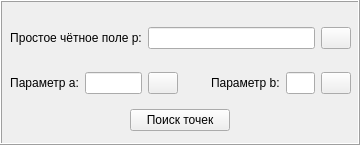
        <widget class="QFrame" name="frame">
         <property name="enabled">
          <bool>true</bool>
         </property>
         <property name="minimumSize">
          <size>
           <width>355</width>
           <height>140</height>
          </size>
         </property>
         <property name="frameShape">
          <enum>QFrame::Box</enum>
         </property>
         <property name="frameShadow">
          <enum>QFrame::Raised</enum>
         </property>
         <widget class="QWidget" name="gridLayoutWidget_2">
          <property name="geometry">
           <rect>
            <x>10</x>
            <y>10</y>
            <width>341</width>
            <height>101</height>
           </rect>
          </property>
          <layout class="QGridLayout" name="gridLayout_2" columnstretch="1,0,0,0,0,0,0">
           <item row="1" column="4">
            <widget class="QLabel" name="label_5">
             <property name="text">
              <string>Параметр b:</string>
             </property>
            </widget>
           </item>
           <item row="1" column="1">
            <widget class="QLineEdit" name="parameterALineEdit"/>
           </item>
           <item row="1" column="5">
            <widget class="QLineEdit" name="parameterBLineEdit"/>
           </item>
           <item row="1" column="2">
            <widget class="QPushButton" name="parameterAButton">
             <property name="maximumSize">
              <size>
               <width>30</width>
               <height>16777215</height>
              </size>
             </property>
             <property name="text">
              <string/>
             </property>
             <property name="icon">
              <iconset>
               <normaloff>play.png</normaloff>play.png</iconset>
             </property>
             <property name="autoDefault">
              <bool>true</bool>
             </property>
            </widget>
           </item>
           <item row="0" column="6">
            <widget class="QPushButton" name="randomPrimeButton">
             <property name="maximumSize">
              <size>
               <width>30</width>
               <height>16777215</height>
              </size>
             </property>
             <property name="text">
              <string/>
             </property>
             <property name="icon">
              <iconset>
               <normaloff>play.png</normaloff>play.png</iconset>
             </property>
             <property name="autoDefault">
              <bool>true</bool>
             </property>
            </widget>
           </item>
           <item row="0" column="2" colspan="4">
            <widget class="QLineEdit" name="fieldLineEdit"/>
           </item>
           <item row="0" column="0" colspan="2">
            <widget class="QLabel" name="label_3">
             <property name="text">
              <string>Простое чётное поле p:</string>
             </property>
             <property name="textFormat">
              <enum>Qt::AutoText</enum>
             </property>
             <property name="alignment">
              <set>Qt::AlignCenter</set>
             </property>
            </widget>
           </item>
           <item row="1" column="6">
            <widget class="QPushButton" name="parameterBButton">
             <property name="maximumSize">
              <size>
               <width>30</width>
               <height>16777215</height>
              </size>
             </property>
             <property name="text">
              <string/>
             </property>
             <property name="icon">
              <iconset>
               <normaloff>play.png</normaloff>play.png</iconset>
             </property>
             <property name="autoDefault">
              <bool>true</bool>
             </property>
            </widget>
           </item>
           <item row="1" column="3">
            <spacer name="horizontalSpacer">
             <property name="orientation">
              <enum>Qt::Horizontal</enum>
             </property>
             <property name="sizeHint" stdset="0">
              <size>
               <width>100</width>
               <height>20</height>
              </size>
             </property>
            </spacer>
           </item>
           <item row="1" column="0">
            <widget class="QLabel" name="label_4">
             <property name="text">
              <string>Параметр a:</string>
             </property>
             <property name="alignment">
              <set>Qt::AlignCenter</set>
             </property>
            </widget>
           </item>
          </layout>
         </widget>
         <widget class="QWidget" name="horizontalLayoutWidget">
          <property name="geometry">
           <rect>
            <x>10</x>
            <y>105</y>
            <width>341</width>
            <height>31</height>
           </rect>
          </property>
          <layout class="QHBoxLayout" name="horizontalLayout">
           <item>
            <widget class="QPushButton" name="searchPointButton">
             <property name="maximumSize">
              <size>
               <width>100</width>
               <height>16777215</height>
              </size>
             </property>
             <property name="text">
              <string>Поиск точек</string>
             </property>
             <property name="autoDefault">
              <bool>true</bool>
             </property>
            </widget>
           </item>
          </layout>
         </widget>
        </widget>
